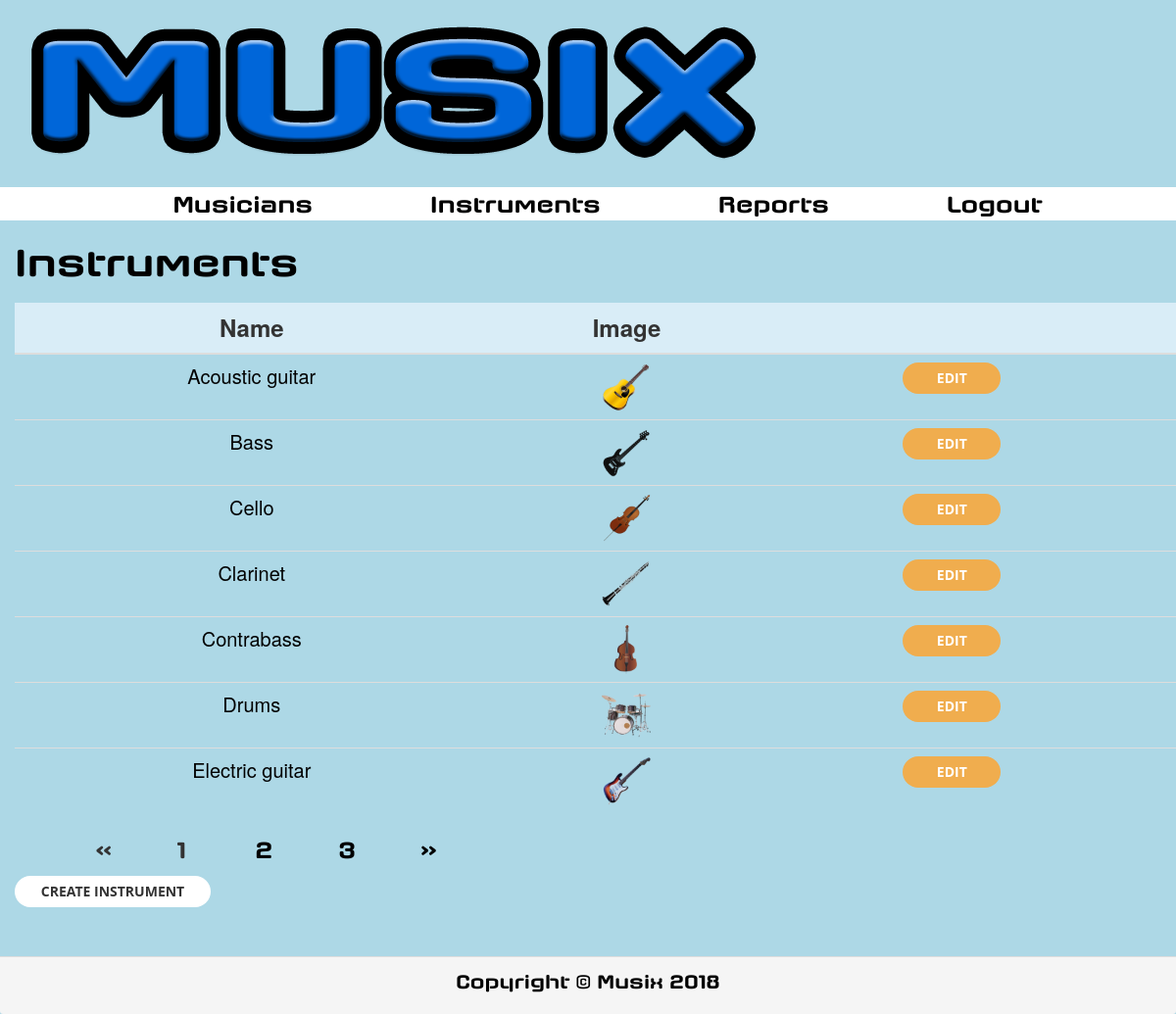
/instruments (signed in), run on the app's committed database.
### main/models.py (models this page shows)
class Instrument(models.Model):
    name = models.CharField(max_length=100, blank=False)
    image = models.ImageField(blank=False, upload_to='instruments')

### main/views/instrument.py (the view)
# urls.py: url(r'^instruments', views.instruments, name='instruments'),
@login_required(login_url='/login.html')
def instruments(request):
    try:
        Administrator.objects.get(user=request.user)
    except ObjectDoesNotExist:
        raise PermissionDenied
    all_instruments = service.instruments()
    used_instruments = functions.get_all_used_instruments()
    page_instruments = request.GET.get("page", 1)
    paginator_instruments = Paginator(all_instruments, 7)
    try:
        p_instruments = paginator_instruments.page(page_instruments)
    except (PageNotAnInteger, EmptyPage):
        p_instruments = paginator_instruments.page(1)
    return render(request, 'instruments.html', {'instruments': p_instruments,
                                                'used_instruments':
                                                    used_instruments})

### main/functions.py (called while the page is built)
def get_all_used_instruments():
    all_songs = Song.objects.all()
    all_tracks = Track.objects.all()
    used_instruments = []
    for s in all_songs:
        for i in s.requiredInstruments.all():
            if i not in used_instruments:
                used_instruments.append(i)
    for t in all_tracks:
        if t.instrument not in used_instruments:
            used_instruments.append(t.instrument)
    return used_instruments

### main/services/instrument.py (called while the page is built)
def instruments():
    all_instruments = Instrument.objects.all().order_by("name")
    return all_instruments

### templates/instruments.html (shortened to what this page needs)
{% include 'base.html' %}
{% load static %}
<link type="text/css" rel="stylesheet" href="{% static "css/instruments.css" %}"/>
<div>
    {% include "header.html" %}
</div>
<div>
    {% include "menu.html" %}
</div>
{% if instruments %}
    <div>
        <h1 id="titleInstruments">Instruments</h1>
    </div>
    <div id="tableInstrumentsDiv">
        <table class="table table-responsive table-hover" id="tableInstruments">
            <thead>
                <tr class="info">
                    <th onclick="sortTable(0, 'tableInstrumentsDiv')">Name</th>
                    <th>Image</th>
                    <th></th>
                    <th></th>
                </tr>
            </thead>
            <tbody>
                {% for i in instruments %}
                    <tr>
                        <td>{{ i.name }}</td>
                        <td><img src="{% static "media/" %}{{ i.image }}" id="imageInstrument"></td>
                        <td>
                            <a href="/editInstrument/{{ i.id }}" role="button" class="btn btn-warning" id="editDeleteButton">Edit</a>
                        </td>
                        <td>
                        </td>
                    </tr>
                {% endfor %}
            </tbody>
        </table>
        {% if instruments.has_other_pages %}
            <ul id="pagination">
                {% if instruments.has_previous %}
                    <li><a href="?page={{ instruments.previous_page_number }}">&laquo;</a></li>
                {% else %}
                    <li class="disabled"><span>&laquo;</span></li>
                {% endif %}
                {% for i in instruments.paginator.page_range %}
                    {% if instruments.number == i %}
                        <li class="active"><span>{{ i }} <span class="sr-only">(current)</span></span></li>
                    {% else %}
                        <li><a href="?page={{ i }}">{{ i }}</a></li>
                    {% endif %}
                {% endfor %}
                {% if instruments.has_next %}
                    <li><a href="?page={{ instruments.next_page_number }}">&raquo;</a></li>
                {% else %}
                    <li class="disabled"><span>&raquo;</span></li>
                {% endif %}
            </ul>
        {% endif %}
    </div>
    <div>
        <button class="btn btn-default" onclick="location.href='/createInstrument'" id="buttonCreateInstrument">Create instrument</button>
    </div>
{% else %}
    <div id="notInstrumentsDiv">
        <h1 id="h1NotInstruments">There are not instruments</h1>
        <button class="btn btn-default" onclick="location.href='/createInstrument'" id="buttonCreateInstrument2">Create instrument</button>
    </div>
{% endif %}
<div>
    {% include "footer.html" %}
</div>

### main/static/css/creative.css (style rules this page uses)
body, html { width: 100%; height: 100%; }
body { font-family: 'Merriweather', 'Helvetica Neue', Arial, sans-serif; }
a { color: #F05F40; -webkit-transition: all 0.2s; -moz-transition: all 0.2s; transition: all 0.2s; }
h1, h2, h3, h4, h5, h6 { font-family: 'Open Sans', 'Helvetica Neue', Arial, sans-serif; }
.btn { font-weight: 700; text-transform: uppercase; border: none; border-radius: 300px; font-family: 'Open Sans', 'Helvetica Neue', Arial, sans-serif; }

### main/static/css/base.css (style rules this page uses)
body { background-color: lightblue; }

### main/static/css/instruments.css (style rules this page uses)
#titleInstruments { font-family: "Axaxax Rg"; font-size: 40px; color: black; margin-left: 15px; margin-bottom: 20px; }
#tableInstruments { width: 1320px; margin-left: 15px; }
th { font-size: 24px; }
td { font-size: 20px; color: black; }
td, th, tr { text-align: center; }
tbody { margin-right: 50%; }
#imageInstrument { width: 50px; height: 50px; }
#editDeleteButton { width: 100px; }
#buttonCreateInstrument { width: 200px; margin-left: 15px; }
#editDeleteButton:link, #editDeleteButton:visited { color: white; text-decoration: none; }
#pagination li { margin-right: 5px; }

### main/static/css/header.css (style rules this page uses)
a:link, a:visited { color: black; text-decoration: none; }

### main/static/css/menu.css (style rules this page uses)
li { list-style: none; display: inline; font-family: "Axaxax Rg"; font-size: 24px; margin-left: 5%; margin-right: 5%; font-weight: bolder; }
a:link, a:visited { color: black; text-decoration: none; }
td, th, tr { text-align: center; }

### data on the page
Instrument: name "Acoustic guitar", image (picture)
Instrument: name "Bass", image (picture)
Instrument: name "Cello", image (picture)
Instrument: name "Clarinet", image (picture)
Instrument: name "Contrabass", image (picture)
Instrument: name "Drums", image (picture)
Instrument: name "Electric guitar", image (picture)

### other printed values
{{ i }} "1"
{{ i }} "2" "3"
